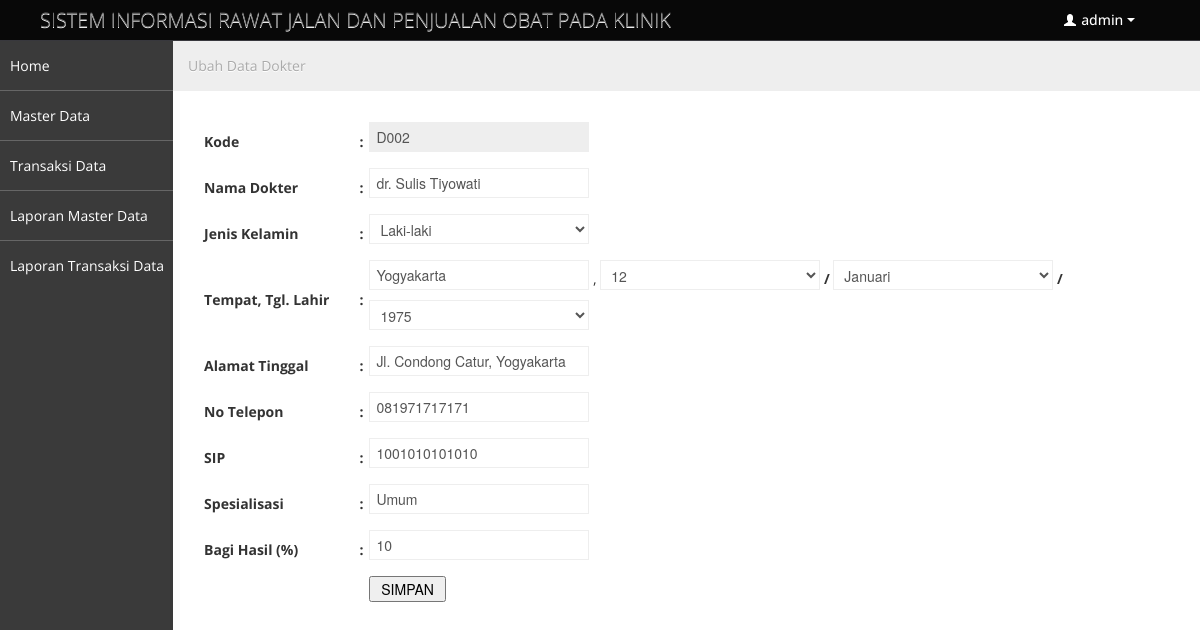
Screenshot of /dasboard.php?page=Dokter-Edit&Kode=D002 (signed in) with the database file from the repository.
### tables this page shows
CREATE TABLE IF NOT EXISTS `petugas` (
  `kd_petugas` char(4) NOT NULL,
  `nm_petugas` varchar(100) NOT NULL,
  `no_telepon` varchar(20) NOT NULL,
  `username` varchar(20) NOT NULL,
  `password` varchar(200) NOT NULL,
  `level` varchar(20) NOT NULL DEFAULT 'Kasir',
  PRIMARY KEY (`kd_petugas`)
);

CREATE TABLE IF NOT EXISTS `dokter` (
  `kd_dokter` char(4) NOT NULL,
  `nm_dokter` varchar(100) NOT NULL,
  `jns_kelamin` enum('Laki-laki','Perempuan') NOT NULL,
  `tempat_lahir` varchar(100) NOT NULL,
  `tanggal_lahir` date NOT NULL,
  `alamat` varchar(200) NOT NULL,
  `no_telepon` varchar(20) NOT NULL,
  `sip` varchar(20) NOT NULL,
  `spesialisasi` varchar(100) NOT NULL,
  `bagi_hasil` int(4) NOT NULL,
  PRIMARY KEY (`kd_dokter`)
);

### library/inc.tanggal.php (the view, shortened to what this page needs)
<?php
function listTanggal($nama, $tanggal) {
	$tglTerpilih=substr($tanggal,8,2);
	$blnTerpilih=substr($tanggal,5,2);
	$thnTerpilih=substr($tanggal,0,4);
	echo "<select name='cmbTgl$nama' id='$nama'>";
	  for ($tgl =1; $tgl <= 31; $tgl++) {
		if (strlen($tgl)==1) {
			$tgl = "0".$tgl;
		}
		else { $tgl = $tgl; }
		if ($tgl==$tglTerpilih) {
			$cek="selected";
		} else { $cek = ""; }
		echo "<option value='$tgl' $cek>$tgl</option>";
	  }
	echo "</select>";
	echo " <b>/</b> ";
	echo "<select name='cmbBln$nama' id='$nama'>";
		$bulanArray = array("01" => "Januari", "02" => "Februari", "03" => "Maret", "04" => "April",
							"05" => "Mei", "06" => "Juni", "07" => "Juli", "08" => "Agustus",
							"09" => "September", "10" => "Oktober", "11" => "November", "12" => "Desember");
		foreach ($bulanArray as $angka => $bulan) {
			if ($angka==$blnTerpilih) {
				$cek="selected";
			} else { $cek = ""; }
			echo "<option value='$angka' $cek> $bulan</option>";
		}
	echo "</select>";
	echo " <b>/</b> ";
	echo "<select name='cmbThn$nama' id='$nama'>";
	  $tahun = date('Y')-60;
	  for ($tahun; $tahun < date('Y')-10; $tahun++) {
		if ($tahun==$thnTerpilih) {
			$cek="selected";
		} else { $cek = ""; }
		echo "<option value='$tahun' $cek> $tahun</option>";
	  }
	echo "</select>";
}
?>

### dasboard.php (shortened to what this page needs)
<?php
include_once "library/inc.connection.php";
include_once "library/inc.library.php";
include_once "library/inc.tanggal.php";
?>
<!DOCTYPE html>
<html lang="en">
<head>
	<link id="bootstrap-style" href="css/bootstrap.min.css" rel="stylesheet">
	<link href="css/bootstrap-responsive.min.css" rel="stylesheet">
	<link id="base-style" href="css/style.css" rel="stylesheet">
	<link id="base-style-responsive" href="css/style-responsive.css" rel="stylesheet">
    <link rel="stylesheet" type="text/css" href="plugins/tigra_calendar/tcal.css" />
</head>
<body>
	<div class="navbar">
		<div class="navbar-inner">
			<div class="container-fluid">
					<a class="brand" href="index.html">SISTEM INFORMASI RAWAT JALAN DAN PENJUALAN OBAT PADA KLINIK </a>
				<div class="nav-no-collapse header-nav">
					<ul class="nav pull-right">
						<?php
$mySql = "SELECT * FROM petugas WHERE kd_petugas='".$_SESSION['SES_LOGIN']."'";
$myQry = mysql_query($mySql, $koneksidb)  or die ("Query user salah : ".mysql_error());
$myData= mysql_fetch_array($myQry);
?>
						<li class="dropdown">
							<a class="btn dropdown-toggle" data-toggle="dropdown" href="#">
								<i class="halflings-icon white user"></i> <?php echo $myData['username']; ?>
								<span class="caret"></span>
							</a>
						</li>
					</ul>
				</div>
		  </div>
		</div>
	</div>
		<div class="container-fluid-full">
		<div class="row-fluid">
			<div id="sidebar-left" class="span2">
				<div class="nav-collapse sidebar-nav">
				<?php include "menu.php"; ?></div>
			</div>
			<div id="content" class="span10">
<?php include "buka_file.php";?>
          </div>
		</div>
		</div>
</body>
</html>

### dokter_edit.php (shortened to what this page needs)
<th colspan="3"><ul class="breadcrumb">
				<li>
					Ubah Data Dokter
				</li>
			</ul></th>
<?php
$Kode	= isset($_GET['Kode']) ?  $_GET['Kode'] : $_POST['txtKode'];
$mySql	= "SELECT * FROM dokter WHERE kd_dokter='$Kode'";
$myQry	= mysql_query($mySql, $koneksidb)  or die ("Query salah : ".mysql_error());
$myData = mysql_fetch_array($myQry);
	$dataKode	= $myData['kd_dokter'];
	$dataNama	= isset($_POST['txtNama']) ? $_POST['txtNama'] : $myData['nm_dokter'];
	$dataKelamin= isset($_POST['cmbKelamin']) ? $_POST['cmbKelamin'] : $myData['jns_kelamin'];
	$dataAlamat = isset($_POST['txtAlamat']) ? $_POST['txtAlamat'] : $myData['alamat'];
	$dataTelepon= isset($_POST['txtTelepon']) ? $_POST['txtTelepon'] : $myData['no_telepon'];
	$dataSIP	= isset($_POST['txtSIP']) ? $_POST['txtSIP'] : $myData['sip'];
	$dataSpesialis	= isset($_POST['txtSpesialis']) ? $_POST['txtSpesialis'] : $myData['spesialisasi'];
	$dataBagiHasil	= isset($_POST['txtBagiHasil']) ? $_POST['txtBagiHasil'] : $myData['bagi_hasil'];
	$dataTempatLahir= isset($_POST['txtTempatLahir']) ? $_POST['txtTempatLahir'] : $myData['tempat_lahir'];
	$dataTglLahir	= isset($_POST['cmbThnLahir']) ? $_POST['cmbThnLahir'] : $myData['tanggal_lahir'];
?>
<form action="<?php $_SERVER['PHP_SELF']; ?>" method="post" name="form1" target="_self">
  <table class="table-list" width="100%" border="0" cellspacing="1" cellpadding="3">
    <tr>
      <td width="16%"><strong>Kode</strong></td>
      <td width="1%"><strong>:</strong></td>
      <td width="83%"><input type="text" name="textfield" value="<?php echo $dataKode; ?>" size="10" maxlength="10" readonly="readonly"/>
      <input name="txtKode" type="hidden" value="<?php echo $dataKode; ?>" /></td>
    </tr>
    <tr>
      <td><strong>Nama Dokter </strong></td>
      <td><strong>:</strong></td>
      <td><input type="text" name="txtNama" value="<?php echo $dataNama; ?>" size="80" maxlength="100" />
      <input name="txtNamaLama" type="hidden" value="<?php echo $myData['nm_dokter']; ?>" /></td>
    </tr>
    <tr>
      <td><b>Jenis Kelamin </b></td>
      <td><b>:</b></td>
      <td><b>
        <select name="cmbKelamin">
          <?php
		  $pilihan	= array("Laki-laki", "Perempuan");
          foreach ($pilihan as $nilai) {
            if ($dataKelamin==$nilai) {
                $cek=" selected";
            } else { $cek = ""; }
            echo "<option value='$nilai' $cek>$nilai</option>";
          }
          ?>
        </select>
      </b></td>
    </tr>
    <tr>
      <td><strong>Tempat, Tgl. Lahir </strong></td>
      <td><strong>:</strong></td>
      <td><input type="text" name="txtTempatLahir" value="<?php echo $dataTempatLahir; ?>" size="40" maxlength="100" />
        , <?php echo listTanggal("Lahir",$dataTglLahir); ?></td>
    </tr>
    <tr>
      <td><strong>Alamat Tinggal </strong></td>
      <td><strong>:</strong></td>
      <td><input type="text" name="txtAlamat" value="<?php echo $dataAlamat; ?>" size="80" maxlength="200" /></td>
    </tr>
    <tr>
      <td><strong>No Telepon </strong></td>
      <td><strong>:</strong></td>
      <td><input type="text" name="txtTelepon" value="<?php echo $dataTelepon; ?>" size="20" maxlength="20" /></td>
    </tr>
    <tr>
      <td><strong>SIP</strong></td>
      <td><strong>:</strong></td>
      <td><input type="text" name="txtSIP" value="<?php echo $dataSIP; ?>" size="60" maxlength="20" /></td>
    </tr>
    <tr>
      <td><strong>Spesialisasi</strong></td>
      <td><strong>:</strong></td>
      <td><input type="text" name="txtSpesialis" value="<?php echo $dataSpesialis; ?>" size="60" maxlength="60" /></td>
    </tr>
    <tr>
      <td><strong>Bagi Hasil (%) </strong></td>
      <td><strong>:</strong></td>
      <td><input  type="text" name="txtBagiHasil"  value="<?php echo $dataBagiHasil; ?>" size="20" maxlength="12" /></td>
    </tr>
    <tr>
      <td>&nbsp;</td>
      <td>&nbsp;</td>
      <td><input type="submit" name="btnSimpan" value=" SIMPAN "></td>
    </tr>
  </table>
</form>

### css/style.css (style rules this page uses)
body { background: #F5F5F5; color: #333; border: none; font-family: 'Open Sans', sans-serif; font-weight: 400; }
a { color: #646464; }
.navbar { margin-bottom: 0px; }
.navbar-inner { margin-bottom: 0px; min-height: 40px; padding-right: 20px; padding-left: 20px; background: #080808; filter: none; text-shadow: 1px 1px 1px #0a0c0e; border: none; color: #fff; -webkit-border-radius: 0px; -moz-border-radius: 0px; border-radius: 0px; *zoom: 1; border-bottom: 1px solid #38383D; }
.navbar-inner a { color: #7b7b7b; text-shadow: 0 -1px 1px #0b090a; }
.navbar-inner a i { margin-top: 2px; }
.header-nav { padding: 0px; color: #fff !important; background: #000 !important; }
.header-nav .nav { margin: 0px; }
.header-nav .btn { display: inline-block; padding: 21px 20px; margin-top: 0px; margin-left: 0px; font-size: 14px; line-height: 20px; text-align: center; text-shadow: none; vertical-align: middle; cursor: pointer; background: transparent; border-left: none; border-right: none; border-top: 0px; border-bottom: 0px; -webkit-border-radius: 0px; -moz-border-radius: 0px; border-radius: 0px; -webkit-box-shadow: none !important; -moz-box-shadow: none !important; box-shadow: none !important; }
.header-nav a.btn { color: #fff !important; text-shadow: none !important; padding: 10px 25px !important; }
.header-nav .btn .caret { border-top-color: #fff !important; border-bottom-color: #fff !important; }
#sidebar-left { background: #3A3A3A; }
#content { background: #ffffff; filter: none; min-height: 100%; padding: 20px 20px; position: relative; }
.breadcrumb { margin: -28px -28px 28px -28px; line-height: 34px; background: #eee; border: 0px; color: #aaa; -webkit-box-shadow: none; -moz-box-shadow: none; box-shadow: none; -webkit-border-radius: 0px; -moz-border-radius: 0px; border-radius: 0px; }
.btn { display: inline-block; padding: 6px 12px; margin-bottom: 0; font-size: 14px; font-weight: 500; line-height: 20px; text-align: center; white-space: nowrap; vertical-align: middle; cursor: pointer; border: 1px solid #a7a9aa; -webkit-border-radius: 0px !important; border-radius: 0px !important; }
.btn i { margin-top: 2px; }
.btn { color: #ffffff; background-color: #a7a9aa; border-color: #a7a9aa; background-image: none; filter: none; text-shadow: none; }

### css/style-responsive.css (style rules this page uses)
@media (min-width: 1200px) { .container-fluid-full { overflow: hidden; position: relative; height: 100%; } }
@media (min-width: 1200px) { #content { width: 85.578%; padding: 28px; margin: 0px 0px; margin-left: 14.422% !important; } }
@media (min-width: 1200px) { #sidebar-left { background: #3A3A3A; margin-left: 0px !important; position: absolute; height: 100%; } }

### css/halflings.css (style rules this page uses)
html, html .halflings { -webkit-font-smoothing: antialiased !important; }
.halflings-icon { display: inline-block; width: 14px; height: 14px; line-height: 14px; vertical-align: text-top; background-image: url(../img/glyphicons_halflings.svg); background-position: 0 0; background-repeat: no-repeat; vertical-align: top; *display: inline; *zoom: 1; *margin-right: .3em; }
.halflings-icon.white { background-image: url(../img/glyphicons_halflings-white.svg); }
.halflings-icon.user { background-position: -168px 0; }

### rows the page displays
petugas: username "admin"
dokter: textfield "D002", txtNama "dr. Sulis Tiyowati", txtTempatLahir "Yogyakarta", txtAlamat "Jl. Condong Catur, Yogyakarta", txtTelepon "081971717171", txtSIP "1001010101010", txtSpesialis "Umum", txtBagiHasil "10"

### other values shown
form field cmbKelamin "Laki-laki"
form field cmbTglLahir "12"
form field cmbBlnLahir "Januari"
form field cmbThnLahir "1975"
